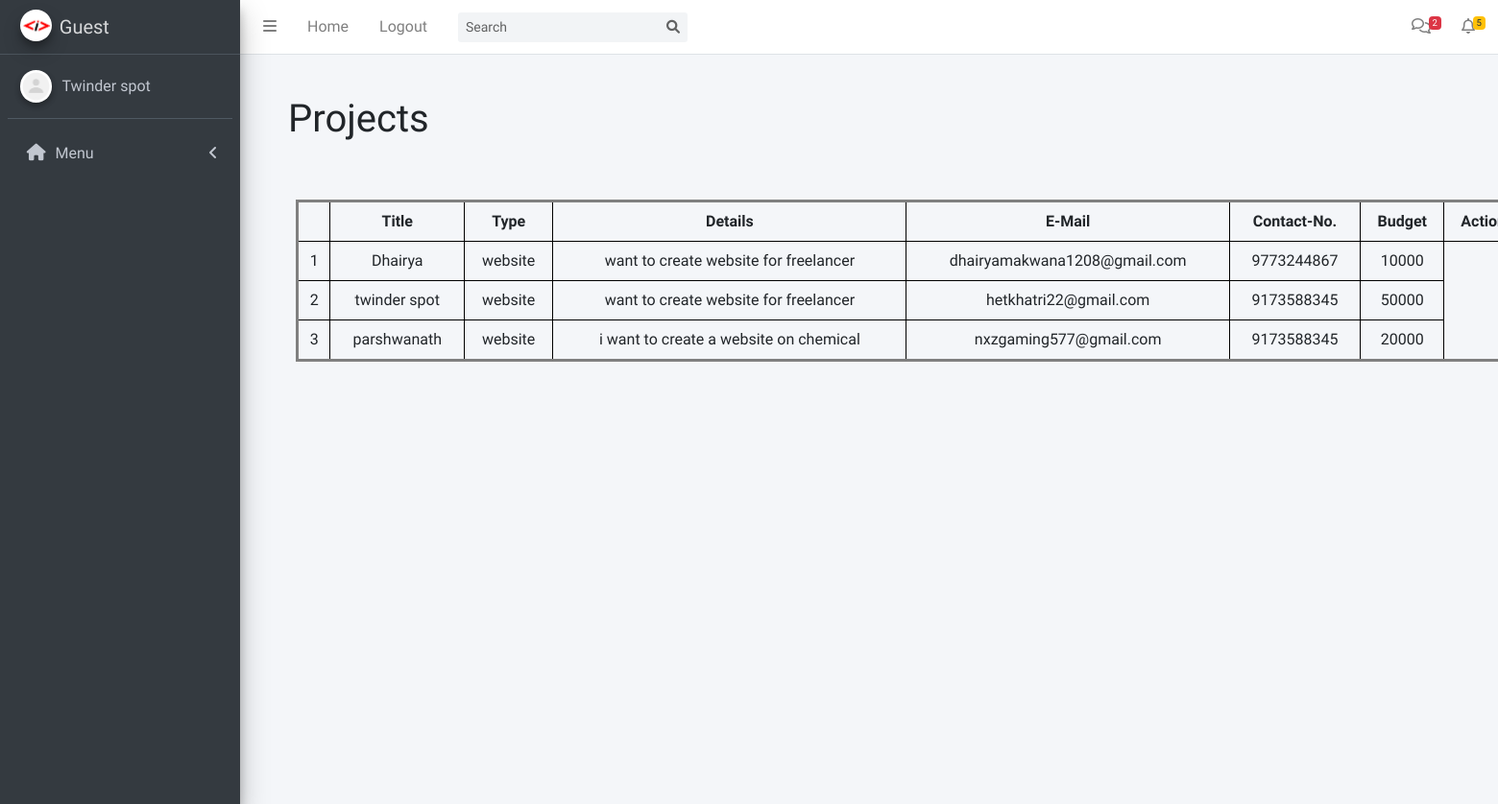
Before: /admin/admin_project.php with the older database file.
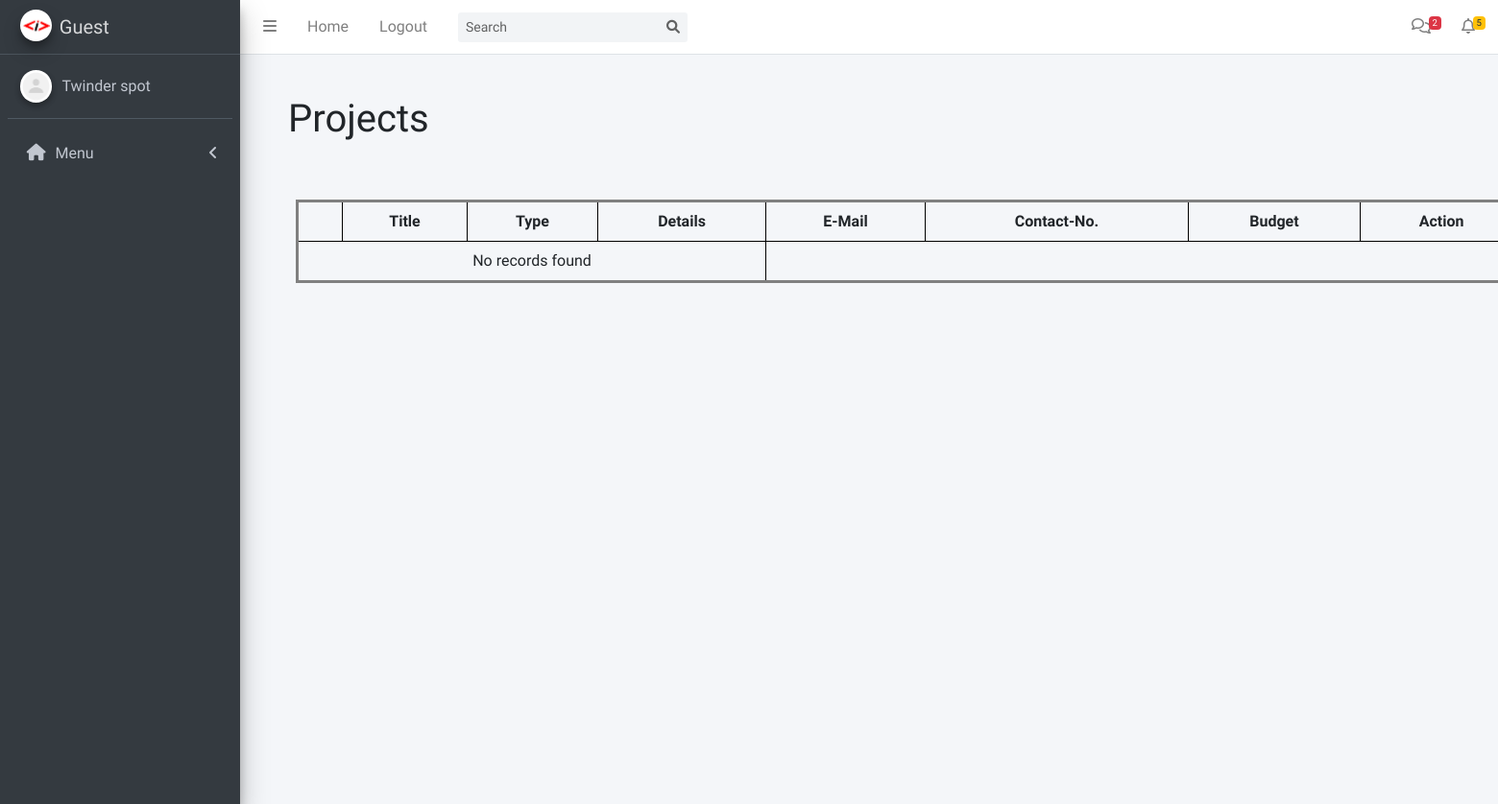
After: the same page with the newer database file.
### tables this page shows
CREATE TABLE `user_project` (
  `id` int(255) NOT NULL,
  `title` varchar(255) NOT NULL,
  `type` varchar(255) NOT NULL,
  `details` varchar(255) NOT NULL,
  `email` varchar(255) NOT NULL,
  `contactno` varchar(255) NOT NULL,
  `budget` varchar(255) NOT NULL
);

### admin/admin_project.php (the view, shortened to what this page needs)
<!DOCTYPE html>
<html lang="en">
<head>
  <link rel="stylesheet" href="../css/admin_project.css">
  <link rel="stylesheet" href="../src/css/adminlte.min.css">
  <link rel="stylesheet" href="https://cdnjs.cloudflare.com/ajax/libs/font-awesome/5.15.4/css/all.min.css">
</head>
<body class="hold-transition sidebar-mini">
  <div class="wrapper">
    <?php include 'admin_header.php' ?>
    <div class="content-wrapper">
    <h1 class="head">Projects</h1>
    <?php
     $sql = "select * from user_project";
     $result = $connection->query($sql);
     ?>
      <table class="project">
        <tr>
            <th> </th>
            <th>Title</th>
            <th>Type</th>
            <th>Details</th>
            <th>E-Mail</th>
            <th>Contact-No.</th>
            <th>Budget</th>
            <th>Action</th>
        </tr>
        <?php
    if ($result->num_rows > 0)
    {
        while ($row = $result->fetch_assoc()) {
            echo "<tr>
                    <td>" . $row["id"] . "</td>
                    <td>" . $row["title"] . "</td>
                    <td>" . $row["type"] . "</td>
                    <td>" . $row["details"] . "</td>
                    <td>" . $row["email"] . "</td>
                    <td>" . $row["contactno"] . "</td>
                    <td>" . $row["budget"] . "</td>
                  </tr>";
        }
    }
    else
    {
        echo "<tr><td colspan='4'>No records found</td></tr>";
      }
      ?>
      </table>
    </div>
  </div>
</body>
</html>

### admin/admin_header.php (shortened to what this page needs)
<?php
$menuItems = [
    [
        "menuTitle" => "Menu",
        "icon" => "fas fa-home",
        "pages" => [
            ["title" => "Home", "url" => "index.php"]
        ],
    ],
];
?>
<head>
    <link href="https://cdnjs.cloudflare.com/ajax/libs/font-awesome/6.0.0-beta3/css/all.min.css" rel="stylesheet">
</head>
<nav class="main-header navbar navbar-expand navbar-white navbar-light">
    <ul class="navbar-nav">
        <li class="nav-item">
            <a class="nav-link" data-widget="pushmenu" role="button"><i class="fas fa-bars"></i></a>
        </li>
        <li class="nav-item d-none d-sm-inline-block">
            <a href="admin_home.php" class="nav-link">Home</a>
        </li>
        <li class="nav-item d-none d-sm-inline-block">
            <a onclick="logout()" class="nav-link">Logout</a>
        </li>
    </ul>
    <form class="form-inline ml-3">
        <div class="input-group input-group-sm">
            <input class="form-control form-control-navbar" type="search" placeholder="Search" name="search">
            <div class="input-group-append">
                <button class="btn btn-navbar" type="submit"><i class="fas fa-search"></i></button>
            </div>
        </div>
    </form>
    <ul class="navbar-nav ml-auto">
        <li class="nav-item dropdown">
            <a class="nav-link" href="#messages">
                <i class="far fa-comments"></i>
                <span class="badge badge-danger navbar-badge">2</span>
            </a>
        </li>
        <li class="nav-item dropdown">
            <a class="nav-link" href="#notifications">
                <i class="far fa-bell"></i>
                <span class="badge badge-warning navbar-badge">5</span>
            </a>
        </li>
    </ul>
</nav>
<div class="main-header" style="padding: 0px 10px; background-color: #f4f6f9; border-bottom: none !important;">
    <div class="content-header">
    </div>
</div>
<?php
include('../Database/database_connectivity.php');
?>
     <?php
     if (isset($_SESSION['email'])) {
         $email = $_SESSION['email'];
         $query = "SELECT username FROM admin_signup WHERE email = '$email'";
         $stmt = $connection->prepare($query);
         $stmt->execute();
         $result = $stmt->get_result();
         if ($result->num_rows > 0) {
             $row = $result->fetch_assoc();
             $username = $row['username'];
         } else {
             $username = "Guest1";
         }
         $stmt->close();
     } else {
         $username = "Guest";
     }
?>
<aside class="main-sidebar sidebar-dark-primary elevation-4">
    <a href="./" class="brand-link">
        <img src="../src/images/logo.png" alt="Admin Panel Logo" class="brand-image img-circle elevation-3">
        <span class="brand-text font-weight-light"><?php echo $username?></span>
    </a>
    <div class="sidebar">
        <div class="user-panel mt-3 pb-3 mb-3 d-flex">
            <div class="image">
                <img src="../src/images/default.png" class="img-circle elevation-2" alt="User Image">
            </div>
            <div class="info">
                <a href="./" class="d-block">Twinder spot</a>
            </div>
        </div>
        <nav class="mt-2">
            <ul class="nav nav-pills nav-sidebar flex-column" data-widget="treeview" role="menu">
                <?php foreach ($menuItems as $menuItem): ?>
                    <?php $isMenuOpen = false;
                    $isActive = false;
                    ?>
                    <li class="nav-item has-treeview <?= $isMenuOpen ? 'menu-open' : '' ?>">
                        <a class="nav-link <?= $isActive ? 'active' : '' ?>">
                            <i class="nav-icon <?= $menuItem['icon'] ?>"></i>
                            <p>
                                <?= $menuItem['menuTitle'] ?>
                                <?= !empty($menuItem['pages']) ? '<i class="right fas fa-angle-left"></i>' : '' ?>
                            </p>
                        </a>
                    </li>
                <?php endforeach; ?>
            </ul>
        </nav>
    </div>
</aside>

### css/admin_project.css (style rules this page uses)
.head { position: absolute; left: 300px; top: 100px; }
.project { top: 200px; position: absolute; left: 300px; border: 3px solid grey; margin: 0.5rem; width: 160vh; text-align: center; }
th, td { border: 1px solid #000; padding: 0.5rem; }

Changed rows visible on the page:
removed user_project: id "1", title "Dhairya", type "website", details "want to create website for freelancer", email "dhairyamakwana1208@gmail.com", contactno "9773244867", budget "10000"
removed user_project: id "2", title "twinder spot", type "website", details "want to create website for freelancer", email "hetkhatri22@gmail.com", contactno "9173588345", budget "50000"
removed user_project: id "3", title "parshwanath", type "website", details "i want to create a website on chemical", email "nxzgaming577@gmail.com", contactno "9173588345", budget "20000"
Other visible differences:
text now shown: "No records found"
